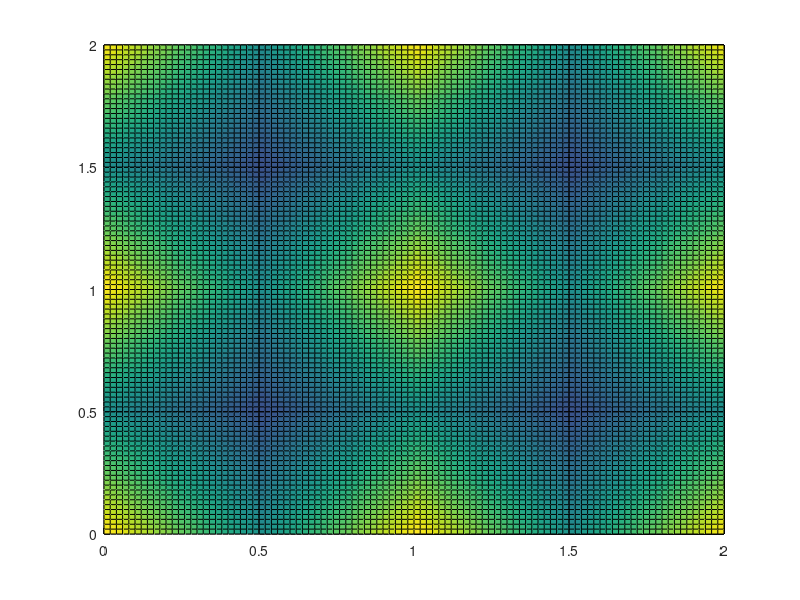

Write the MATLAB code that produced this figure.
function spline2D()
spline2Duniform()
spline2Dmatrix()
return

function t=check_sanity(knot_vector,p)

  initial = knot_vector(1)
  kvsize = size(knot_vector,2)

  t = true
  counter = 1

  for i=1:p+1
    if (initial ~= knot_vector(i))
      t = false
      return
    end
  end


  for i=p+2:kvsize-p-1
    if (initial == knot_vector(i))
      counter = counter + 1
      if (counter > p)
        t = false  
        return
      end
    else
      initial = knot_vector(i)
      counter = 1
    end
  end

  initial = knot_vector(kvsize)

  for i=kvsize-p:kvsize
    if (initial ~= knot_vector(i))
      t = false
      return
    end
  end
  
  for i=1:kvsize-1
    if (knot_vector(i)>knot_vector(i+1))
      t = false
    end
  end

  return

end


function spline2Dmatrix()
knot_vectorx=[0 1 2]

knot_vectory=[0 1 2]

precision = 0.1

%macros
compute_nr_basis_functions = @(knot_vector,p) size(knot_vector, 2) - p - 1
mesh   = @(a,c) [a:precision*(c-a):c]

%splines in x
px = compute_p(knot_vectorx)
tx = check_sanity(knot_vectorx,px)
nrx = compute_nr_basis_functions(knot_vectorx,px)

x_begin = knot_vectorx(1)
x_end = knot_vectorx(size(knot_vectorx,2))

x=mesh(x_begin,x_end);

%splines in y
py = compute_p(knot_vectory)
ty = check_sanity(knot_vectory,py)
nry = compute_nr_basis_functions(knot_vectorx,py)

y_begin = knot_vectory(1)
y_end = knot_vectory(size(knot_vectory,2))

y=mesh(y_begin,y_end);

%X and Y coordinates of points over the 2D mesh
[X,Y]=meshgrid(x,y);

M(1:nrx*nry,1:nrx*nry)=0.0;
hold on
for i=1:nrx
  %compute values of 
  vx=compute_spline(knot_vectorx,px,i,X);
  for j=1:nry
    vy=compute_spline(knot_vectory,py,j,Y);
    spline1=vx.*vy;
    for k=1:nrx
      %compute values of 
      vx2=compute_spline(knot_vectorx,px,k,X);
      for l=1:nry
        vy2=compute_spline(knot_vectory,py,l,Y);
        spline2=vx2.*vy2;
        crossection = spline1.*spline2;
        M(i+(j-1)*nry,k+(l-1)*nry)=M(i+(j-1)*nry,k+(l-1)*nry)+norm(crossection);
      end
    end
  end
end
crossection
hold off

end

function spline2Duniform()
knot_vectorx=[0 0 1 2 2 ]

knot_vectory=[0 0 1 2 2]

precision = 0.01

%macros
compute_nr_basis_functions = @(knot_vector,p) size(knot_vector, 2) - p - 1
mesh   = @(a,c) [a:precision*(c-a):c]

%splines in x
px = compute_p(knot_vectorx)
tx = check_sanity(knot_vectorx,px)
nrx = compute_nr_basis_functions(knot_vectorx,px)

x_begin = knot_vectorx(1)
x_end = knot_vectorx(size(knot_vectorx,2))

x=mesh(x_begin,x_end);

%splines in y
py = compute_p(knot_vectorx)
ty = check_sanity(knot_vectorx,py)
nry = compute_nr_basis_functions(knot_vectorx,py)

y_begin = knot_vectory(1)
y_end = knot_vectory(size(knot_vectory,2))

y=mesh(y_begin,y_end);

%X and Y coordinates of points over the 2D mesh
[X,Y]=meshgrid(x,y);

hold on
for i=1:nrx
  %compute values of 
  vx=compute_spline(knot_vectorx,px,i,X);
  for j=1:nry
    vy=compute_spline(knot_vectory,py,j,Y);
    surf(X,Y,vx.*vy);
  end
end
hold off

end

function spline()

knot_vector=[0 0 0  1 1 2 2 2 ]

precision = 0.0001


compute_nr_basis_functions = @(knot_vector,p) size(knot_vector, 2) - p - 1
mesh   = @(a,c) [a:precision*(c-a):c]


p = compute_p(knot_vector)
t = check_sanity(knot_vector,p)
nr = compute_nr_basis_functions(knot_vector,p)

x_begin = knot_vector(1)
x_end = knot_vector(size(knot_vector,2))


x=mesh(x_begin,x_end);


y=compute_spline(knot_vector,p,1,x);
plot(x,y)

hold on

for i=2:nr
  y=compute_spline(knot_vector,p,i,x);
  plot(x,y)
end

hold off


end


function p=compute_p(knot_vector)

  initial = knot_vector(1)
  kvsize = size(knot_vector,2)
  i=1

  while (i+1 < kvsize) && (initial == knot_vector(i+1))
    i=i+1
  end
  
  p = i-1
  
  return
end



function y=compute_spline(knot_vector,p,nr,x)
  
  fC= @(x,a,b) (x)/(b-a)-a/(b-a);
  fD= @(x,c,d) (1-x)/(d-c)+(d-1)/(d-c);
  
  
  a = knot_vector(nr);
  b = knot_vector(nr+p);
  c = knot_vector(nr+1);
  d = knot_vector(nr+p+1);

  if (p==0)
    y = 0 .* (x < a) + 1 .* (a <= x & x <= d) + 0 .* (x > d);
    return
  end
  
  lp = compute_spline(knot_vector,p-1,nr,x);
  rp = compute_spline(knot_vector,p-1,nr+1,x);
  
  if (a==b)
    y1 = 0 .* (x < a) + 1 .* (a <= x & x <= b) + 0 .* (x > b);
  else
    y1 = 0 .* (x < a) + fC(x,a,b) .* (a <= x & x <= b) + 0 .* (x > b);
  end
  
  if (c==d)
    y2 = 0 .* (x < c) + 1 .* (c < x & x <= d) + 0 .* (d < x);
  else
    y2 = 0 .* (x < c) + fD(x,c,d) .* (c < x & x <= d) + 0 .* (d < x);
  end
  
  y = lp .* y1 + rp .* y2;
  return
  
end

end